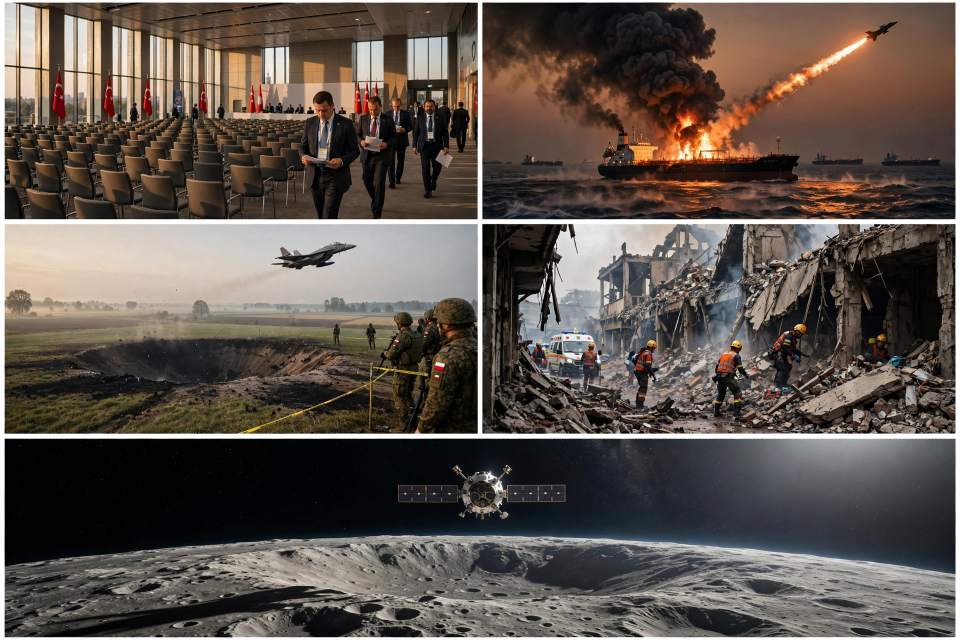
#> input picture assets/media-generation-news-20261123-collage-0-1f0454d1-fea3-467d-b644-163ec5437c1d.webp, 1920 x 1280 px (shown at 1/2 size)
$ python compose.py
#> lines starting #> are read from the running program, lines starting #| are printed output that depends on the picture
#!/usr/bin/env python3
"""Build the newspaper-style entry picture for Monday 23 November 2026.

Takes the five-panel AI collage produced earlier and lays it out as a
front page: a masthead up top, four square-ish stories in a 2x2 grid,
one wide story along the bottom, and a small footer line. Every bit of
text on the page is drawn here with PIL, so the wording stays crisp
instead of coming out of the image generator.

Running this script twice over the same collage gives byte-identical
output: nothing here reads the clock, rolls dice, or touches the net.
"""

from pathlib import Path

from PIL import Image, ImageDraw, ImageFont, ImageOps

ROOT = Path(__file__).resolve().parent
COLLAGE = ROOT / "assets" / "media-generation-news-20261123-collage-0-1f0454d1-fea3-467d-b644-163ec5437c1d.webp"
RESULT = ROOT / "assets" / "entry.jpg"

FONT_DIR = Path("/usr/share/fonts/truetype/dejavu")

PAGE_W, PAGE_H = 1024, 1024
EDGE = 24            # outer margin on the left and right
GUTTER = 24          # gap between the two columns
TILE_W, TILE_H = 476, 220
WIDE_W, WIDE_H = 976, 168
TEXT_GAP = 5         # space between a picture and its headline
ROW_STEP = TILE_H + 80 + 14   # picture + text block + gap to next row

PAPER = (246, 241, 230)
BLACK = (20, 20, 20)
CRIMSON = (178, 34, 34)
MUTED = (90, 90, 90)
FRAME_WIDTH = 2    # stroke of the picture frames and the masthead rule

# Each story: where its picture sits inside the 1920x1280 collage
# (a few pixels are trimmed off every side to dodge the white seams),
# plus the headline and one-line caption printed underneath it.
STORIES = [
    {
        "box": (6, 6, 954, 433),
        "title": "COP31 COLLAPSES — NO CLIMATE DEAL",
        "blurb": "Antalya: EU rejects a draft with no fossil fuels mentioned.",
    },
    {
        "box": (966, 6, 1914, 433),
        "title": "GULF WAR WIDENS — 25 TANKERS HIT",
        "blurb": "25 tankers hit near Hormuz; Houthis strike Riyadh again.",
    },
    {
        "box": (6, 452, 954, 863),
        "title": "RUSSIAN MISSILES LAND IN POLAND",
        "blurb": "NATO jets scramble; Warsaw calls it a deliberate provocation.",
    },
    {
        "box": (966, 452, 1914, 863),
        "title": "FACTORY FIRE — 50 MISSING IN JAVA",
        "blurb": "Banten candy plant: 3 dead, 7 body bags; search goes on.",
    },
    {
        "box": (6, 873, 1914, 1274),
        "title": "BEPICOLOMBO REACHES MERCURY",
        "blurb": "After 8 years, the ESA/JAXA craft enters orbit — but a thruster glitch cut its burn short.",
    },
]


def load_typefaces():
    """Return the five DejaVu faces this page needs, at their sizes."""
    def face(name, size):
        return ImageFont.truetype(str(FONT_DIR / name), size)

    return {
        "masthead": face("DejaVuSerif-Bold.ttf", 46),
        "kicker": face("DejaVuSans-Bold.ttf", 16),
        "title": face("DejaVuSans-Bold.ttf", 26),
        "blurb": face("DejaVuSans.ttf", 14),
        "footer": face("DejaVuSans.ttf", 15),
    }


def split_lines(pen, text, face, width):
    """Greedy word wrap: pack as many words per line as fit in `width`."""
    words = text.split()
    lines = []
    current = ""
    for word in words:
        trial = f"{current} {word}".strip()
        if pen.textlength(trial, font=face) <= width:
            current = trial
        else:
            lines.append(current)
            current = word
    if current:
        lines.append(current)
    return lines


def paint_masthead(pen, faces):
    """Date line, red kicker, and the rule underneath them."""
    pen.text((PAGE_W // 2, 12), "MONDAY 23 NOVEMBER 2026",
             font=faces["masthead"], fill=BLACK, anchor="ma")
    pen.text((PAGE_W // 2, 64), "—  THE WORLD IN ONE PICTURE  —",
             font=faces["kicker"], fill=CRIMSON, anchor="ma")
    pen.line([(EDGE, 92), (PAGE_W - EDGE, 92)], fill=BLACK, width=FRAME_WIDTH)


def paint_tile(pen, sheet, collage, story, left, top, faces, line_pitch):
    """One grid story: picture with a frame, then headline + caption."""
    picture = ImageOps.fit(
        collage.crop(story["box"]), (TILE_W, TILE_H), Image.LANCZOS)
    sheet.paste(picture, (left, top))
    pen.rectangle([left, top, left + TILE_W - 1, top + TILE_H - 1],
                  outline=BLACK, width=FRAME_WIDTH)

    text_top = top + TILE_H + TEXT_GAP
    title_lines = split_lines(pen, story["title"], faces["title"], TILE_W)
    if len(title_lines) > 2:
        raise ValueError(f"headline spills past two lines: {story['title']!r}")
    for offset, line in enumerate(title_lines):
        pen.text((left, text_top + offset * line_pitch),
                 line, font=faces["title"], fill=BLACK)

    # The caption always starts exactly two title-lines below the
    # headline, so a two-line headline can never touch it. With the
    # real line pitch (ascent + descent of the 26pt face = 32px) the
    # gap between a second-line descender and the caption is 4px.
    caption_lines = split_lines(pen, story["blurb"], faces["blurb"], TILE_W)
    if len(caption_lines) > 1:
        raise ValueError(f"caption spills past one line: {story['blurb']!r}")
    pen.text((left, text_top + 2 * line_pitch),
             caption_lines[0], font=faces["blurb"], fill=BLACK)


def build_page():
    """Compose the whole 1024x1024 page and return it."""
    collage = Image.open(COLLAGE).convert("RGB")
#> collage is the input picture: PIL image 1920x1280 RGB; mean R, G, B 93.6, 84.1, 77.2
    sheet = Image.new("RGB", (PAGE_W, PAGE_H), PAPER)
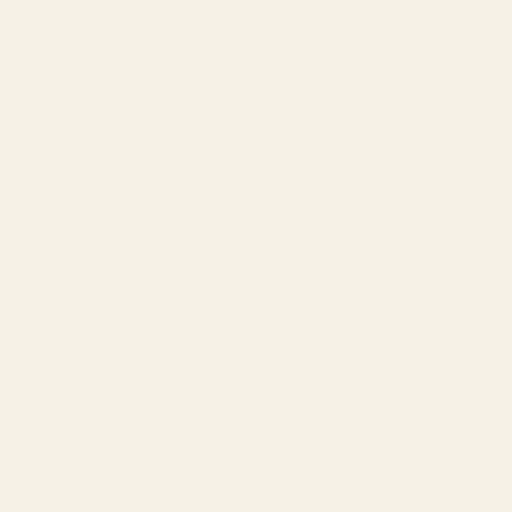
#> sheet: PIL image 1024x1024 RGB (shown at 1/2 size); mean R, G, B 246, 241, 230
    pen = ImageDraw.Draw(sheet)
    faces = load_typefaces()

    # True line pitch of the 26pt bold face, measured from the font
    # itself rather than guessed: ascent plus descent.
    ascent, descent = faces["title"].getmetrics()
    line_pitch = ascent + descent

    paint_masthead(pen, faces)

    top_row = 100
    for index, story in enumerate(STORIES[:4]):
        column = index % 2
        row = index // 2
        left = EDGE + column * (TILE_W + GUTTER)
        top = top_row + row * ROW_STEP
        paint_tile(pen, sheet, collage, story, left, top, faces, line_pitch)
#> this loop made 4 passes
#> pass 1, in paint_tile, `picture = ImageOps.fit( collage.crop(story["box"]), (TILE_W, TILE_H), ..`:
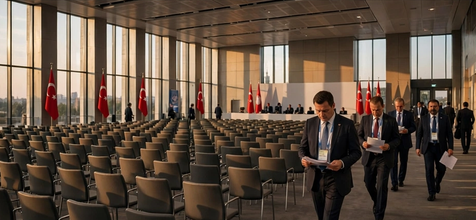
#> picture: PIL image 476x220 RGB; mean R, G, B 97.6, 80.7, 66.7
#> pass 2, in paint_tile (call 2), `picture = ImageOps.fit( collage.crop(story["box"]), (TILE_W, TILE_H), ..`:
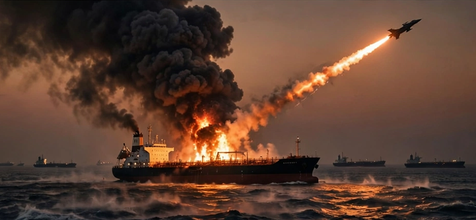
#> picture: PIL image 476x220 RGB; mean R, G, B 92.7, 63.8, 49.6
#> pass 3, in paint_tile (call 3), `picture = ImageOps.fit( collage.crop(story["box"]), (TILE_W, TILE_H), ..`:
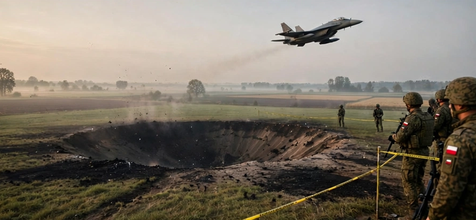
#> picture: PIL image 476x220 RGB; mean R, G, B 123, 114.9, 103

    wide_top = top_row + 2 * ROW_STEP
    wide = STORIES[4]
    picture = ImageOps.fit(
        collage.crop(wide["box"]), (WIDE_W, WIDE_H), Image.LANCZOS)
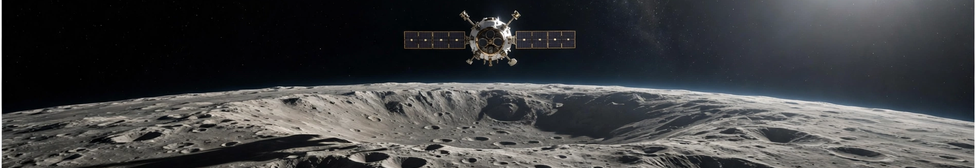
#> picture: PIL image 976x168 RGB; mean R, G, B 63.4, 64.4, 65.8
    sheet.paste(picture, (EDGE, wide_top))
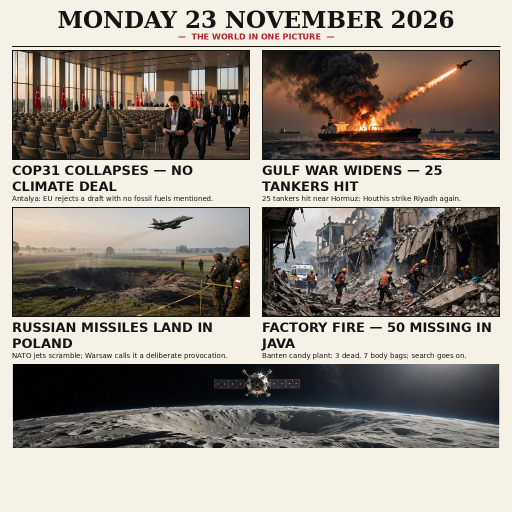
#> sheet: PIL image 1024x1024 RGB (shown at 1/2 size); mean R, G, B 150.8, 142.9, 134.3
    pen.rectangle([EDGE, wide_top, EDGE + WIDE_W - 1, wide_top + WIDE_H - 1],
                  outline=BLACK, width=FRAME_WIDTH)
    pen.text((EDGE, wide_top + WIDE_H + 6),
             wide["title"], font=faces["title"], fill=BLACK)
    pen.text((EDGE, wide_top + WIDE_H + 6 + 30),
             wide["blurb"], font=faces["blurb"], fill=BLACK)

    pen.text((PAGE_W // 2, 992),
             "Five stories from Monday 23 November 2026  ·  Antalya  ·  Hormuz  ·  Poland  ·  Indonesia  ·  Mercury",
             font=faces["footer"], fill=MUTED, anchor="ma")
    return sheet


def main():
    page = build_page()
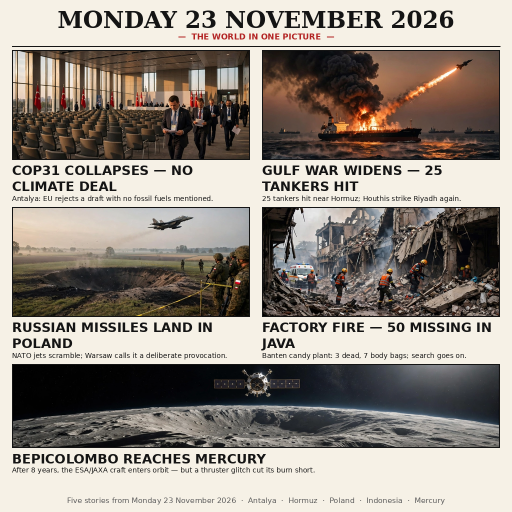
#> page: PIL image 1024x1024 RGB (shown at 1/2 size); mean R, G, B 149, 141.1, 132.6
    page.save(RESULT, "JPEG", quality=88, optimize=True)
    print("wrote", RESULT)


if __name__ == "__main__":
    main()
